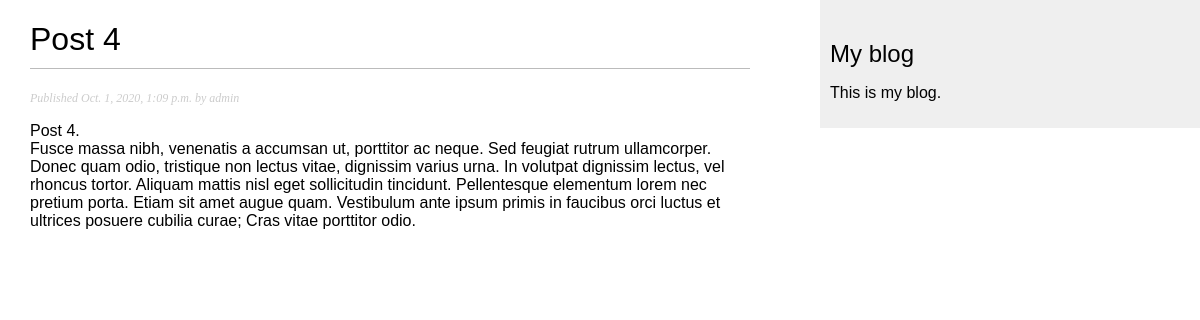
Page /blog/2020/10/1/post-4/ on the committed database.
### blog/models.py (models this page shows, shortened)
class Post(models.Model):
    STATUS_CHOICES = (
        ('draft', 'Draft'),
        ('published', 'Published')
    )
    objects = models.Manager()
    published = PublishedManager()
    title = models.CharField(max_length=250)
    slug = models.SlugField(max_length=250, unique_for_date='publish')
    author = models.ForeignKey(
        User,
        related_name='blog_posts',
        on_delete=models.CASCADE
    )
    body = models.TextField()
    publish = models.DateTimeField(default=timezone.now)
    created = models.DateTimeField(auto_now_add=True)
    updated = models.DateTimeField(auto_now=True)
    status = models.CharField(
        max_length=10,
        choices=STATUS_CHOICES,
        default='draft'
    )
    class Meta:
        ordering = ('-publish',)

### blog/views.py (the view)
def post_detail(request, year, month, day, post_slug):
    post = get_object_or_404(
        Post, slug=post_slug, status='published',
        publish__year=year, publish__month=month, publish__day=day
    )
    return render(request, 'blog/post/detail.html', {'post': post})

### blog/templates/blog/post/detail.html (shortened to what this page needs)
{% extends 'blog/_base.html' %}
{% block content %}
  <h1>{{ post.title }}</h1>
  <p class="date">
    Published {{ post.publish }} by {{ post.author }}
  </p>
  {{ post.body|linebreaks }}
{% endblock content %}

### blog/static/css/blog.css (style rules this page uses)
body { margin:0; padding:0; font-family:helvetica, sans-serif; }
h1 { font-weight:normal; border-bottom:1px solid #bbb; padding:0 0 10px 0; }
p.date { color:#ccc; font-family: georgia, serif; font-size: 12px; font-style: italic; }

### rows in the picture
Post: title "Post 4", publish "Oct. 1, 2020, 1:09 p.m.", author "admin", body "Post 4. Fusce massa nibh, venenatis a accumsan ut, porttitor ac neque. Sed feugiat rutrum ullamcorper. Donec quam odio, tristique non lectus vitae, dignissim varius urna. In volutpat dignissim lectus, vel rhoncus tortor. Aliquam mattis nisl eget sollicitudin tincidunt. Pellentesque elementum lorem nec pretium porta. Etiam sit amet augue quam. Vestibulum ante ipsum primis in faucibus orci luctus et ultrices posuere cubilia curae; Cras vitae porttitor odio."
